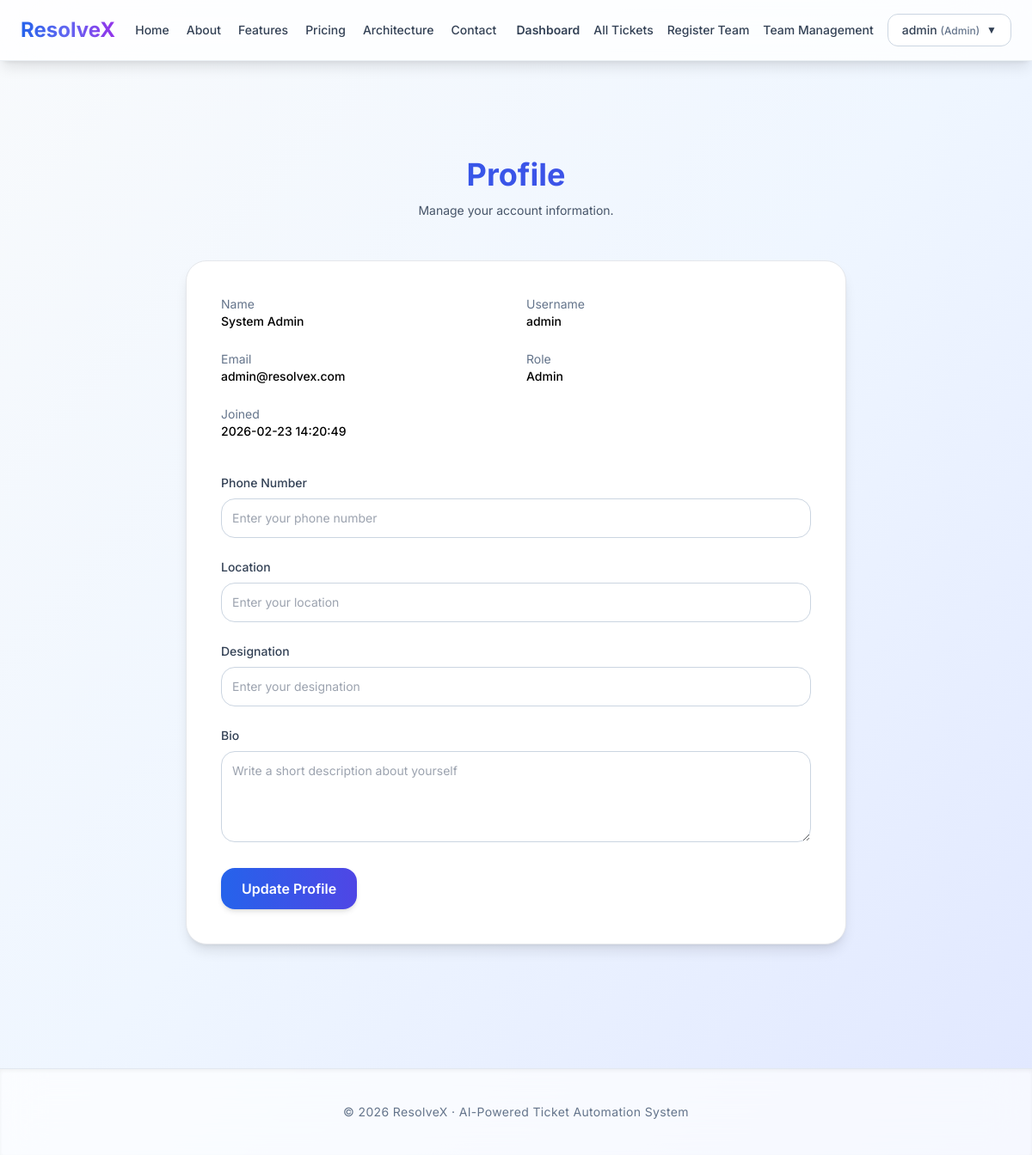
Screenshot of /profile (signed in) with the database file from the repository.
### tables this page shows
CREATE TABLE users (
            id INTEGER PRIMARY KEY AUTOINCREMENT,
            name TEXT NOT NULL,
            username TEXT NOT NULL UNIQUE,
            email TEXT NOT NULL UNIQUE,
            password TEXT NOT NULL,
            role TEXT DEFAULT 'user',
            team_id TEXT,
            phone TEXT,
            bio TEXT,
            location TEXT,
            designation TEXT,
            created_at TEXT DEFAULT CURRENT_TIMESTAMP
        );

### app.py (the view, shortened to what this page needs)
@app.route("/profile", methods=["GET", "POST"])
def profile():
    if "role" not in session:
        return redirect(url_for("login"))
    user = get_user_by_input(session["username"])
    return render_template(
        "profile.html",
        user=user
    )

### db_functions.py (called while the page is built)
def get_connection():
    conn = sqlite3.connect(DB_NAME)
    conn.row_factory = sqlite3.Row
    return conn

def get_user_by_input(user_input):
    conn = get_connection()
    cursor = conn.cursor()
    cursor.execute("""
        SELECT * FROM users
        WHERE username=? OR email=?
    """, (user_input, user_input))
    user = cursor.fetchone()
    conn.close()
    return user

### templates/profile.html (shortened to what this page needs)
{% extends "base.html" %}
{% block content %}
<section class="text-center py-12">
    <h1 class="text-4xl font-bold bg-gradient-to-r from-blue-600 to-indigo-600
               bg-clip-text text-transparent">
    </h1>
    <p class="text-slate-600 mt-3 text-sm">
        Manage your account information.
    </p>
</section>
<div class="max-w-3xl mx-auto bg-white p-10 rounded-3xl shadow-lg border">
    <div class="grid grid-cols-1 md:grid-cols-2 gap-6 text-sm mb-10">
        <div>
            <p class="text-slate-500">Name</p>
            <p class="font-medium">{{ user.name }}</p>
        </div>
        <div>
            <p class="text-slate-500">Username</p>
            <p class="font-medium">{{ user.username }}</p>
        </div>
        <div>
            <p class="text-slate-500">Email</p>
            <p class="font-medium">{{ user.email }}</p>
        </div>
        <div>
            <p class="text-slate-500">Role</p>
            <p class="font-medium capitalize">{{ user.role }}</p>
        </div>
        <div>
            <p class="text-slate-500">Joined</p>
            <p class="font-medium">{{ user.created_at }}</p>
        </div>
    </div>
    <form method="POST" class="space-y-6">
        <div>
            <label for="phone" class="block text-sm font-medium text-slate-700 mb-2">
                Phone Number
            </label>
            <input
                type="text"
                id="phone"
                name="phone"
                value="{{ user.phone or '' }}"
                title="Enter your phone number"
                placeholder="Enter your phone number"
                class="w-full border border-slate-300 rounded-2xl p-3 text-sm
                       focus:outline-none focus:ring-2 focus:ring-indigo-500">
        </div>
        <div>
            <label for="location" class="block text-sm font-medium text-slate-700 mb-2">
                Location
            </label>
            <input
                type="text"
                id="location"
                name="location"
                value="{{ user.location or '' }}"
                title="Enter your location"
                placeholder="Enter your location"
                class="w-full border border-slate-300 rounded-2xl p-3 text-sm
                       focus:outline-none focus:ring-2 focus:ring-indigo-500">
        </div>
        <div>
            <label for="designation" class="block text-sm font-medium text-slate-700 mb-2">
                Designation
            </label>
            <input
                type="text"
                id="designation"
                name="designation"
                value="{{ user.designation or '' }}"
                title="Enter your designation"
                placeholder="Enter your designation"
                class="w-full border border-slate-300 rounded-2xl p-3 text-sm
                       focus:outline-none focus:ring-2 focus:ring-indigo-500">
        </div>
        <div>
            <label for="bio" class="block text-sm font-medium text-slate-700 mb-2">
                Bio
            </label>
            <textarea
                id="bio"
                name="bio"
                rows="4"
                title="Enter a short bio"
                placeholder="Write a short description about yourself"
                class="w-full border border-slate-300 rounded-2xl p-3 text-sm
                       focus:outline-none focus:ring-2 focus:ring-indigo-500">{{ user.bio or '' }}</textarea>
        </div>
        <button
            type="submit"
            class="px-6 py-3 rounded-2xl bg-gradient-to-r
                   from-blue-600 to-indigo-600 text-white font-semibold shadow-md
                   hover:shadow-lg transition">
            Update Profile
        </button>
    </form>
</div>
{% endblock %}

### templates/base.html (style rules this page uses)
body { font-family: 'Inter', sans-serif; }

### rows the page displays
users: name "System Admin", username "admin", email "admin@resolvex.com", role "Admin", created_at "2026-02-23 14:20:49"

### other values shown
{{ session.get('username') }} "admin"
{{ session.get('role') }} "Admin"
